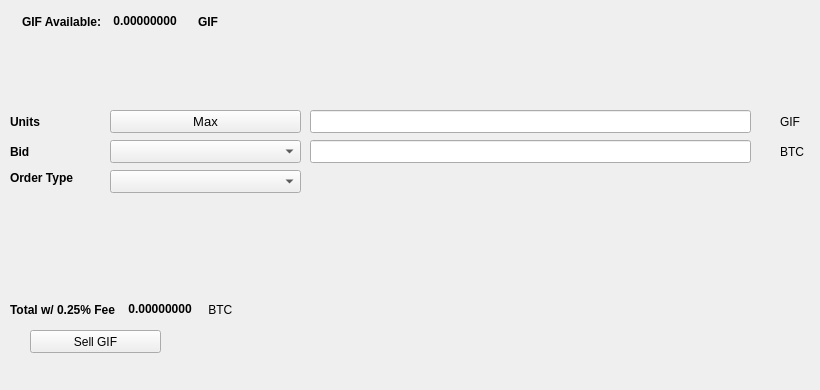
   <widget class="QWidget" name="SellTab">
    <attribute name="title">
     <string>Sell</string>
    </attribute>
    <widget class="QLabel" name="label_16">
     <property name="geometry">
      <rect>
       <x>780</x>
       <y>140</y>
       <width>31</width>
       <height>23</height>
      </rect>
     </property>
     <property name="text">
      <string>BTC</string>
     </property>
    </widget>
    <widget class="QComboBox" name="SellBidcomboBox">
     <property name="geometry">
      <rect>
       <x>110</x>
       <y>140</y>
       <width>191</width>
       <height>23</height>
      </rect>
     </property>
     <property name="font">
      <font>
       <pointsize>10</pointsize>
      </font>
     </property>
    </widget>
    <widget class="QLabel" name="label_18">
     <property name="geometry">
      <rect>
       <x>10</x>
       <y>110</y>
       <width>46</width>
       <height>23</height>
      </rect>
     </property>
     <property name="font">
      <font>
       <weight>75</weight>
       <bold>true</bold>
      </font>
     </property>
     <property name="text">
      <string>Units</string>
     </property>
    </widget>
    <widget class="QPushButton" name="Sell_Max_Amount">
     <property name="geometry">
      <rect>
       <x>110</x>
       <y>110</y>
       <width>191</width>
       <height>23</height>
      </rect>
     </property>
     <property name="font">
      <font>
       <pointsize>10</pointsize>
      </font>
     </property>
     <property name="text">
      <string>Max</string>
     </property>
    </widget>
    <widget class="QLabel" name="label_20">
     <property name="geometry">
      <rect>
       <x>10</x>
       <y>170</y>
       <width>91</width>
       <height>16</height>
      </rect>
     </property>
     <property name="font">
      <font>
       <weight>75</weight>
       <bold>true</bold>
      </font>
     </property>
     <property name="text">
      <string>Order Type</string>
     </property>
    </widget>
    <widget class="QComboBox" name="SellOrdertypeCombo">
     <property name="geometry">
      <rect>
       <x>110</x>
       <y>170</y>
       <width>191</width>
       <height>23</height>
      </rect>
     </property>
     <property name="font">
      <font>
       <pointsize>10</pointsize>
      </font>
     </property>
    </widget>
    <widget class="QLabel" name="label_21">
     <property name="geometry">
      <rect>
       <x>10</x>
       <y>140</y>
       <width>46</width>
       <height>23</height>
      </rect>
     </property>
     <property name="font">
      <font>
       <weight>75</weight>
       <bold>true</bold>
      </font>
     </property>
     <property name="text">
      <string>Bid</string>
     </property>
    </widget>
    <widget class="QLabel" name="label_22">
     <property name="geometry">
      <rect>
       <x>780</x>
       <y>110</y>
       <width>31</width>
       <height>23</height>
      </rect>
     </property>
     <property name="text">
      <string>GIF</string>
     </property>
    </widget>
    <widget class="QLineEdit" name="UnitsInputGIF">
     <property name="geometry">
      <rect>
       <x>310</x>
       <y>110</y>
       <width>441</width>
       <height>23</height>
      </rect>
     </property>
     <property name="font">
      <font>
       <pointsize>9</pointsize>
       <weight>75</weight>
       <bold>true</bold>
      </font>
     </property>
    </widget>
    <widget class="QLineEdit" name="SellBidPriceEdit">
     <property name="geometry">
      <rect>
       <x>310</x>
       <y>140</y>
       <width>441</width>
       <height>23</height>
      </rect>
     </property>
     <property name="font">
      <font>
       <pointsize>9</pointsize>
       <weight>75</weight>
       <bold>true</bold>
      </font>
     </property>
    </widget>
    <widget class="QPushButton" name="SellGIFBTN">
     <property name="geometry">
      <rect>
       <x>30</x>
       <y>330</y>
       <width>131</width>
       <height>23</height>
      </rect>
     </property>
     <property name="text">
      <string>Sell GIF</string>
     </property>
     <property name="icon">
      <iconset resource="../tgifglobal">
       <normaloff>:/icons/bitcoin</normaloff>:/icons/bitcoin</iconset>
     </property>
    </widget>
    <widget class="QWidget" name="layoutWidget3">
     <property name="geometry">
      <rect>
       <x>22</x>
       <y>12</y>
       <width>258</width>
       <height>19</height>
      </rect>
     </property>
     <layout class="QHBoxLayout" name="horizontalLayout">
      <item>
       <widget class="QLabel" name="label232_2">
        <property name="font">
         <font>
          <weight>75</weight>
          <bold>true</bold>
         </font>
        </property>
        <property name="text">
         <string>GIF Available:</string>
        </property>
       </widget>
      </item>
      <item>
       <widget class="QLabel" name="GIFAvailableLabel">
        <property name="palette">
         <palette>
          <active>
           <colorrole role="WindowText">
            <brush brushstyle="SolidPattern">
             <color alpha="255">
              <red>0</red>
              <green>0</green>
              <blue>0</blue>
             </color>
            </brush>
           </colorrole>
           <colorrole role="Button">
            <brush brushstyle="SolidPattern">
             <color alpha="255">
              <red>0</red>
              <green>170</green>
              <blue>0</blue>
             </color>
            </brush>
           </colorrole>
           <colorrole role="Light">
            <brush brushstyle="SolidPattern">
             <color alpha="255">
              <red>0</red>
              <green>255</green>
              <blue>0</blue>
             </color>
            </brush>
           </colorrole>
           <colorrole role="Midlight">
            <brush brushstyle="SolidPattern">
             <color alpha="255">
              <red>0</red>
              <green>212</green>
              <blue>0</blue>
             </color>
            </brush>
           </colorrole>
           <colorrole role="Dark">
            <brush brushstyle="SolidPattern">
             <color alpha="255">
              <red>0</red>
              <green>85</green>
              <blue>0</blue>
             </color>
            </brush>
           </colorrole>
           <colorrole role="Mid">
            <brush brushstyle="SolidPattern">
             <color alpha="255">
              <red>0</red>
              <green>113</green>
              <blue>0</blue>
             </color>
            </brush>
           </colorrole>
           <colorrole role="Text">
            <brush brushstyle="SolidPattern">
             <color alpha="255">
              <red>0</red>
              <green>170</green>
              <blue>0</blue>
             </color>
            </brush>
           </colorrole>
           <colorrole role="BrightText">
            <brush brushstyle="SolidPattern">
             <color alpha="255">
              <red>255</red>
              <green>255</green>
              <blue>255</blue>
             </color>
            </brush>
           </colorrole>
           <colorrole role="ButtonText">
            <brush brushstyle="SolidPattern">
             <color alpha="255">
              <red>0</red>
              <green>0</green>
              <blue>0</blue>
             </color>
            </brush>
           </colorrole>
           <colorrole role="Base">
            <brush brushstyle="SolidPattern">
             <color alpha="255">
              <red>255</red>
              <green>255</green>
              <blue>255</blue>
             </color>
            </brush>
           </colorrole>
           <colorrole role="Window">
            <brush brushstyle="SolidPattern">
             <color alpha="255">
              <red>0</red>
              <green>170</green>
              <blue>0</blue>
             </color>
            </brush>
           </colorrole>
           <colorrole role="Shadow">
            <brush brushstyle="SolidPattern">
             <color alpha="255">
              <red>0</red>
              <green>0</green>
              <blue>0</blue>
             </color>
            </brush>
           </colorrole>
           <colorrole role="AlternateBase">
            <brush brushstyle="SolidPattern">
             <color alpha="255">
              <red>127</red>
              <green>212</green>
              <blue>127</blue>
             </color>
            </brush>
           </colorrole>
           <colorrole role="ToolTipBase">
            <brush brushstyle="SolidPattern">
             <color alpha="255">
              <red>255</red>
              <green>255</green>
              <blue>220</blue>
             </color>
            </brush>
           </colorrole>
           <colorrole role="ToolTipText">
            <brush brushstyle="SolidPattern">
             <color alpha="255">
              <red>0</red>
              <green>0</green>
              <blue>0</blue>
             </color>
            </brush>
           </colorrole>
          </active>
          <inactive>
           <colorrole role="WindowText">
            <brush brushstyle="SolidPattern">
             <color alpha="255">
              <red>0</red>
              <green>0</green>
              <blue>0</blue>
             </color>
            </brush>
           </colorrole>
           <colorrole role="Button">
            <brush brushstyle="SolidPattern">
             <color alpha="255">
              <red>0</red>
              <green>170</green>
              <blue>0</blue>
             </color>
            </brush>
           </colorrole>
           <colorrole role="Light">
            <brush brushstyle="SolidPattern">
             <color alpha="255">
              <red>0</red>
              <green>255</green>
              <blue>0</blue>
             </color>
            </brush>
           </colorrole>
           <colorrole role="Midlight">
            <brush brushstyle="SolidPattern">
             <color alpha="255">
              <red>0</red>
              <green>212</green>
              <blue>0</blue>
             </color>
            </brush>
           </colorrole>
           <colorrole role="Dark">
            <brush brushstyle="SolidPattern">
             <color alpha="255">
              <red>0</red>
              <green>85</green>
              <blue>0</blue>
             </color>
            </brush>
           </colorrole>
           <colorrole role="Mid">
            <brush brushstyle="SolidPattern">
             <color alpha="255">
              <red>0</red>
              <green>113</green>
              <blue>0</blue>
             </color>
            </brush>
           </colorrole>
           <colorrole role="Text">
            <brush brushstyle="SolidPattern">
             <color alpha="255">
              <red>0</red>
              <green>170</green>
              <blue>0</blue>
             </color>
            </brush>
           </colorrole>
           <colorrole role="BrightText">
            <brush brushstyle="SolidPattern">
             <color alpha="255">
              <red>255</red>
              <green>255</green>
              <blue>255</blue>
             </color>
            </brush>
           </colorrole>
           <colorrole role="ButtonText">
            <brush brushstyle="SolidPattern">
             <color alpha="255">
              <red>0</red>
              <green>0</green>
              <blue>0</blue>
             </color>
            </brush>
           </colorrole>
           <colorrole role="Base">
            <brush brushstyle="SolidPattern">
             <color alpha="255">
              <red>255</red>
              <green>255</green>
              <blue>255</blue>
             </color>
            </brush>
           </colorrole>
           <colorrole role="Window">
            <brush brushstyle="SolidPattern">
             <color alpha="255">
              <red>0</red>
              <green>170</green>
              <blue>0</blue>
             </color>
            </brush>
           </colorrole>
           <colorrole role="Shadow">
            <brush brushstyle="SolidPattern">
             <color alpha="255">
              <red>0</red>
              <green>0</green>
              <blue>0</blue>
             </color>
            </brush>
           </colorrole>
           <colorrole role="AlternateBase">
            <brush brushstyle="SolidPattern">
             <color alpha="255">
              <red>127</red>
              <green>212</green>
              <blue>127</blue>
             </color>
            </brush>
           </colorrole>
           <colorrole role="ToolTipBase">
            <brush brushstyle="SolidPattern">
             <color alpha="255">
              <red>255</red>
              <green>255</green>
              <blue>220</blue>
             </color>
            </brush>
           </colorrole>
           <colorrole role="ToolTipText">
            <brush brushstyle="SolidPattern">
             <color alpha="255">
              <red>0</red>
              <green>0</green>
              <blue>0</blue>
             </color>
            </brush>
           </colorrole>
          </inactive>
          <disabled>
           <colorrole role="WindowText">
            <brush brushstyle="SolidPattern">
             <color alpha="255">
              <red>0</red>
              <green>85</green>
              <blue>0</blue>
             </color>
            </brush>
           </colorrole>
           <colorrole role="Button">
            <brush brushstyle="SolidPattern">
             <color alpha="255">
              <red>0</red>
              <green>170</green>
              <blue>0</blue>
             </color>
            </brush>
           </colorrole>
           <colorrole role="Light">
            <brush brushstyle="SolidPattern">
             <color alpha="255">
              <red>0</red>
              <green>255</green>
              <blue>0</blue>
             </color>
            </brush>
           </colorrole>
           <colorrole role="Midlight">
            <brush brushstyle="SolidPattern">
             <color alpha="255">
              <red>0</red>
              <green>212</green>
              <blue>0</blue>
             </color>
            </brush>
           </colorrole>
           <colorrole role="Dark">
            <brush brushstyle="SolidPattern">
             <color alpha="255">
              <red>0</red>
              <green>85</green>
              <blue>0</blue>
             </color>
            </brush>
           </colorrole>
           <colorrole role="Mid">
            <brush brushstyle="SolidPattern">
             <color alpha="255">
              <red>0</red>
              <green>113</green>
              <blue>0</blue>
             </color>
            </brush>
           </colorrole>
           <colorrole role="Text">
            <brush brushstyle="SolidPattern">
             <color alpha="255">
              <red>0</red>
              <green>85</green>
              <blue>0</blue>
             </color>
            </brush>
           </colorrole>
           <colorrole role="BrightText">
            <brush brushstyle="SolidPattern">
             <color alpha="255">
              <red>255</red>
              <green>255</green>
              <blue>255</blue>
             </color>
            </brush>
           </colorrole>
           <colorrole role="ButtonText">
            <brush brushstyle="SolidPattern">
             <color alpha="255">
              <red>0</red>
              <green>85</green>
              <blue>0</blue>
             </color>
            </brush>
           </colorrole>
           <colorrole role="Base">
            <brush brushstyle="SolidPattern">
             <color alpha="255">
              <red>0</red>
              <green>170</green>
              <blue>0</blue>
             </color>
            </brush>
           </colorrole>
           <colorrole role="Window">
            <brush brushstyle="SolidPattern">
             <color alpha="255">
              <red>0</red>
              <green>170</green>
              <blue>0</blue>
             </color>
            </brush>
           </colorrole>
           <colorrole role="Shadow">
            <brush brushstyle="SolidPattern">
             <color alpha="255">
              <red>0</red>
              <green>0</green>
              <blue>0</blue>
             </color>
            </brush>
           </colorrole>
           <colorrole role="AlternateBase">
            <brush brushstyle="SolidPattern">
             <color alpha="255">
              <red>0</red>
              <green>170</green>
              <blue>0</blue>
             </color>
            </brush>
           </colorrole>
           <colorrole role="ToolTipBase">
            <brush brushstyle="SolidPattern">
             <color alpha="255">
              <red>255</red>
              <green>255</green>
              <blue>220</blue>
             </color>
            </brush>
           </colorrole>
           <colorrole role="ToolTipText">
            <brush brushstyle="SolidPattern">
             <color alpha="255">
              <red>0</red>
              <green>0</green>
              <blue>0</blue>
             </color>
            </brush>
           </colorrole>
          </disabled>
         </palette>
        </property>
        <property name="font">
         <font>
          <weight>75</weight>
          <bold>true</bold>
         </font>
        </property>
        <property name="text">
         <string> 0.00000000 </string>
        </property>
        <property name="textInteractionFlags">
         <set>Qt::LinksAccessibleByMouse|Qt::TextSelectableByKeyboard|Qt::TextSelectableByMouse</set>
        </property>
       </widget>
      </item>
      <item>
       <widget class="QLabel" name="labelGIF">
        <property name="font">
         <font>
          <weight>75</weight>
          <bold>true</bold>
         </font>
        </property>
        <property name="text">
         <string>GIF</string>
        </property>
       </widget>
      </item>
     </layout>
    </widget>
    <widget class="QWidget" name="layoutWidget">
     <property name="geometry">
      <rect>
       <x>10</x>
       <y>300</y>
       <width>268</width>
       <height>19</height>
      </rect>
     </property>
     <layout class="QHBoxLayout" name="horizontalLayout_2">
      <item>
       <widget class="QLabel" name="label_19">
        <property name="font">
         <font>
          <weight>75</weight>
          <bold>true</bold>
         </font>
        </property>
        <property name="text">
         <string>Total w/ 0.25% Fee </string>
        </property>
       </widget>
      </item>
      <item>
       <widget class="QLabel" name="SellCostLabel">
        <property name="palette">
         <palette>
          <active>
           <colorrole role="WindowText">
            <brush brushstyle="SolidPattern">
             <color alpha="255">
              <red>0</red>
              <green>0</green>
              <blue>0</blue>
             </color>
            </brush>
           </colorrole>
           <colorrole role="Button">
            <brush brushstyle="SolidPattern">
             <color alpha="255">
              <red>0</red>
              <green>170</green>
              <blue>0</blue>
             </color>
            </brush>
           </colorrole>
           <colorrole role="Light">
            <brush brushstyle="SolidPattern">
             <color alpha="255">
              <red>0</red>
              <green>255</green>
              <blue>0</blue>
             </color>
            </brush>
           </colorrole>
           <colorrole role="Midlight">
            <brush brushstyle="SolidPattern">
             <color alpha="255">
              <red>0</red>
              <green>212</green>
              <blue>0</blue>
             </color>
            </brush>
           </colorrole>
           <colorrole role="Dark">
            <brush brushstyle="SolidPattern">
             <color alpha="255">
              <red>0</red>
              <green>85</green>
              <blue>0</blue>
             </color>
            </brush>
           </colorrole>
           <colorrole role="Mid">
            <brush brushstyle="SolidPattern">
             <color alpha="255">
              <red>0</red>
              <green>113</green>
              <blue>0</blue>
             </color>
            </brush>
           </colorrole>
           <colorrole role="Text">
            <brush brushstyle="SolidPattern">
             <color alpha="255">
              <red>0</red>
              <green>170</green>
              <blue>0</blue>
             </color>
            </brush>
           </colorrole>
           <colorrole role="BrightText">
            <brush brushstyle="SolidPattern">
             <color alpha="255">
              <red>255</red>
              <green>255</green>
              <blue>255</blue>
             </color>
            </brush>
           </colorrole>
           <colorrole role="ButtonText">
            <brush brushstyle="SolidPattern">
             <color alpha="255">
              <red>0</red>
              <green>0</green>
              <blue>0</blue>
             </color>
            </brush>
           </colorrole>
           <colorrole role="Base">
            <brush brushstyle="SolidPattern">
             <color alpha="255">
              <red>255</red>
              <green>255</green>
              <blue>255</blue>
             </color>
            </brush>
           </colorrole>
           <colorrole role="Window">
            <brush brushstyle="SolidPattern">
             <color alpha="255">
              <red>0</red>
              <green>170</green>
              <blue>0</blue>
             </color>
            </brush>
           </colorrole>
           <colorrole role="Shadow">
            <brush brushstyle="SolidPattern">
             <color alpha="255">
              <red>0</red>
              <green>0</green>
              <blue>0</blue>
             </color>
            </brush>
           </colorrole>
           <colorrole role="AlternateBase">
            <brush brushstyle="SolidPattern">
             <color alpha="255">
              <red>127</red>
              <green>212</green>
              <blue>127</blue>
             </color>
            </brush>
           </colorrole>
           <colorrole role="ToolTipBase">
            <brush brushstyle="SolidPattern">
             <color alpha="255">
              <red>255</red>
              <green>255</green>
              <blue>220</blue>
             </color>
            </brush>
           </colorrole>
           <colorrole role="ToolTipText">
            <brush brushstyle="SolidPattern">
             <color alpha="255">
              <red>0</red>
              <green>0</green>
              <blue>0</blue>
             </color>
            </brush>
           </colorrole>
          </active>
          <inactive>
           <colorrole role="WindowText">
            <brush brushstyle="SolidPattern">
             <color alpha="255">
              <red>0</red>
              <green>0</green>
              <blue>0</blue>
             </color>
            </brush>
           </colorrole>
           <colorrole role="Button">
            <brush brushstyle="SolidPattern">
             <color alpha="255">
              <red>0</red>
              <green>170</green>
              <blue>0</blue>
             </color>
            </brush>
           </colorrole>
           <colorrole role="Light">
            <brush brushstyle="SolidPattern">
             <color alpha="255">
              <red>0</red>
              <green>255</green>
              <blue>0</blue>
             </color>
            </brush>
           </colorrole>
           <colorrole role="Midlight">
            <brush brushstyle="SolidPattern">
             <color alpha="255">
              <red>0</red>
              <green>212</green>
              <blue>0</blue>
             </color>
            </brush>
           </colorrole>
           <colorrole role="Dark">
            <brush brushstyle="SolidPattern">
             <color alpha="255">
              <red>0</red>
              <green>85</green>
              <blue>0</blue>
             </color>
            </brush>
           </colorrole>
           <colorrole role="Mid">
            <brush brushstyle="SolidPattern">
             <color alpha="255">
              <red>0</red>
              <green>113</green>
              <blue>0</blue>
             </color>
            </brush>
           </colorrole>
           <colorrole role="Text">
            <brush brushstyle="SolidPattern">
             <color alpha="255">
              <red>0</red>
              <green>170</green>
              <blue>0</blue>
             </color>
            </brush>
           </colorrole>
           <colorrole role="BrightText">
            <brush brushstyle="SolidPattern">
             <color alpha="255">
              <red>255</red>
              <green>255</green>
              <blue>255</blue>
             </color>
            </brush>
           </colorrole>
           <colorrole role="ButtonText">
            <brush brushstyle="SolidPattern">
             <color alpha="255">
              <red>0</red>
              <green>0</green>
              <blue>0</blue>
             </color>
            </brush>
           </colorrole>
           <colorrole role="Base">
            <brush brushstyle="SolidPattern">
             <color alpha="255">
              <red>255</red>
              <green>255</green>
              <blue>255</blue>
             </color>
            </brush>
           </colorrole>
           <colorrole role="Window">
            <brush brushstyle="SolidPattern">
             <color alpha="255">
              <red>0</red>
              <green>170</green>
              <blue>0</blue>
             </color>
            </brush>
           </colorrole>
           <colorrole role="Shadow">
            <brush brushstyle="SolidPattern">
             <color alpha="255">
              <red>0</red>
              <green>0</green>
              <blue>0</blue>
             </color>
            </brush>
           </colorrole>
           <colorrole role="AlternateBase">
            <brush brushstyle="SolidPattern">
             <color alpha="255">
              <red>127</red>
              <green>212</green>
              <blue>127</blue>
             </color>
            </brush>
           </colorrole>
           <colorrole role="ToolTipBase">
            <brush brushstyle="SolidPattern">
             <color alpha="255">
              <red>255</red>
              <green>255</green>
              <blue>220</blue>
             </color>
            </brush>
           </colorrole>
           <colorrole role="ToolTipText">
            <brush brushstyle="SolidPattern">
             <color alpha="255">
              <red>0</red>
              <green>0</green>
              <blue>0</blue>
             </color>
            </brush>
           </colorrole>
          </inactive>
          <disabled>
           <colorrole role="WindowText">
            <brush brushstyle="SolidPattern">
             <color alpha="255">
              <red>0</red>
              <green>85</green>
              <blue>0</blue>
             </color>
            </brush>
           </colorrole>
           <colorrole role="Button">
            <brush brushstyle="SolidPattern">
             <color alpha="255">
              <red>0</red>
              <green>170</green>
              <blue>0</blue>
             </color>
            </brush>
           </colorrole>
           <colorrole role="Light">
            <brush brushstyle="SolidPattern">
             <color alpha="255">
              <red>0</red>
              <green>255</green>
              <blue>0</blue>
             </color>
            </brush>
           </colorrole>
           <colorrole role="Midlight">
            <brush brushstyle="SolidPattern">
             <color alpha="255">
              <red>0</red>
              <green>212</green>
              <blue>0</blue>
             </color>
            </brush>
           </colorrole>
           <colorrole role="Dark">
            <brush brushstyle="SolidPattern">
             <color alpha="255">
              <red>0</red>
              <green>85</green>
              <blue>0</blue>
             </color>
            </brush>
           </colorrole>
           <colorrole role="Mid">
            <brush brushstyle="SolidPattern">
             <color alpha="255">
              <red>0</red>
              <green>113</green>
              <blue>0</blue>
             </color>
            </brush>
           </colorrole>
           <colorrole role="Text">
            <brush brushstyle="SolidPattern">
             <color alpha="255">
              <red>0</red>
              <green>85</green>
              <blue>0</blue>
             </color>
            </brush>
           </colorrole>
           <colorrole role="BrightText">
            <brush brushstyle="SolidPattern">
             <color alpha="255">
              <red>255</red>
              <green>255</green>
              <blue>255</blue>
             </color>
            </brush>
           </colorrole>
           <colorrole role="ButtonText">
            <brush brushstyle="SolidPattern">
             <color alpha="255">
              <red>0</red>
              <green>85</green>
              <blue>0</blue>
             </color>
            </brush>
           </colorrole>
           <colorrole role="Base">
            <brush brushstyle="SolidPattern">
             <color alpha="255">
              <red>0</red>
              <green>170</green>
              <blue>0</blue>
             </color>
            </brush>
           </colorrole>
           <colorrole role="Window">
            <brush brushstyle="SolidPattern">
             <color alpha="255">
              <red>0</red>
              <green>170</green>
              <blue>0</blue>
             </color>
            </brush>
           </colorrole>
           <colorrole role="Shadow">
            <brush brushstyle="SolidPattern">
             <color alpha="255">
              <red>0</red>
              <green>0</green>
              <blue>0</blue>
             </color>
            </brush>
           </colorrole>
           <colorrole role="AlternateBase">
            <brush brushstyle="SolidPattern">
             <color alpha="255">
              <red>0</red>
              <green>170</green>
              <blue>0</blue>
             </color>
            </brush>
           </colorrole>
           <colorrole role="ToolTipBase">
            <brush brushstyle="SolidPattern">
             <color alpha="255">
              <red>255</red>
              <green>255</green>
              <blue>220</blue>
             </color>
            </brush>
           </colorrole>
           <colorrole role="ToolTipText">
            <brush brushstyle="SolidPattern">
             <color alpha="255">
              <red>0</red>
              <green>0</green>
              <blue>0</blue>
             </color>
            </brush>
           </colorrole>
          </disabled>
         </palette>
        </property>
        <property name="font">
         <font>
          <weight>75</weight>
          <bold>true</bold>
         </font>
        </property>
        <property name="autoFillBackground">
         <bool>false</bool>
        </property>
        <property name="text">
         <string> 0.00000000</string>
        </property>
        <property name="textInteractionFlags">
         <set>Qt::LinksAccessibleByMouse|Qt::TextSelectableByMouse</set>
        </property>
       </widget>
      </item>
      <item>
       <widget class="QLabel" name="label_17">
        <property name="font">
         <font>
          <weight>50</weight>
          <bold>false</bold>
         </font>
        </property>
        <property name="text">
         <string> BTC</string>
        </property>
       </widget>
      </item>
     </layout>
    </widget>
    <widget class="QLabel" name="label_23">
     <property name="geometry">
      <rect>
       <x>460</x>
       <y>300</y>
       <width>281</width>
       <height>81</height>
      </rect>
     </property>
     <property name="text">
      <string/>
     </property>
     <property name="pixmap">
      <pixmap>:/images/bittrex</pixmap>
     </property>
    </widget>
   </widget>
